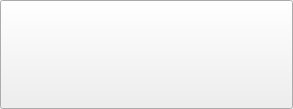
<?xml version="1.0" encoding="UTF-8"?>
<ui version="4.0">
 <class>QrToolButton</class>
 <widget class="QToolButton" name="QrToolButton">
  <property name="geometry">
   <rect>
    <x>0</x>
    <y>0</y>
    <width>293</width>
    <height>109</height>
   </rect>
  </property>
  <property name="windowTitle">
   <string>Form</string>
  </property>
 </widget>
 <resources/>
 <connections/>
</ui>
